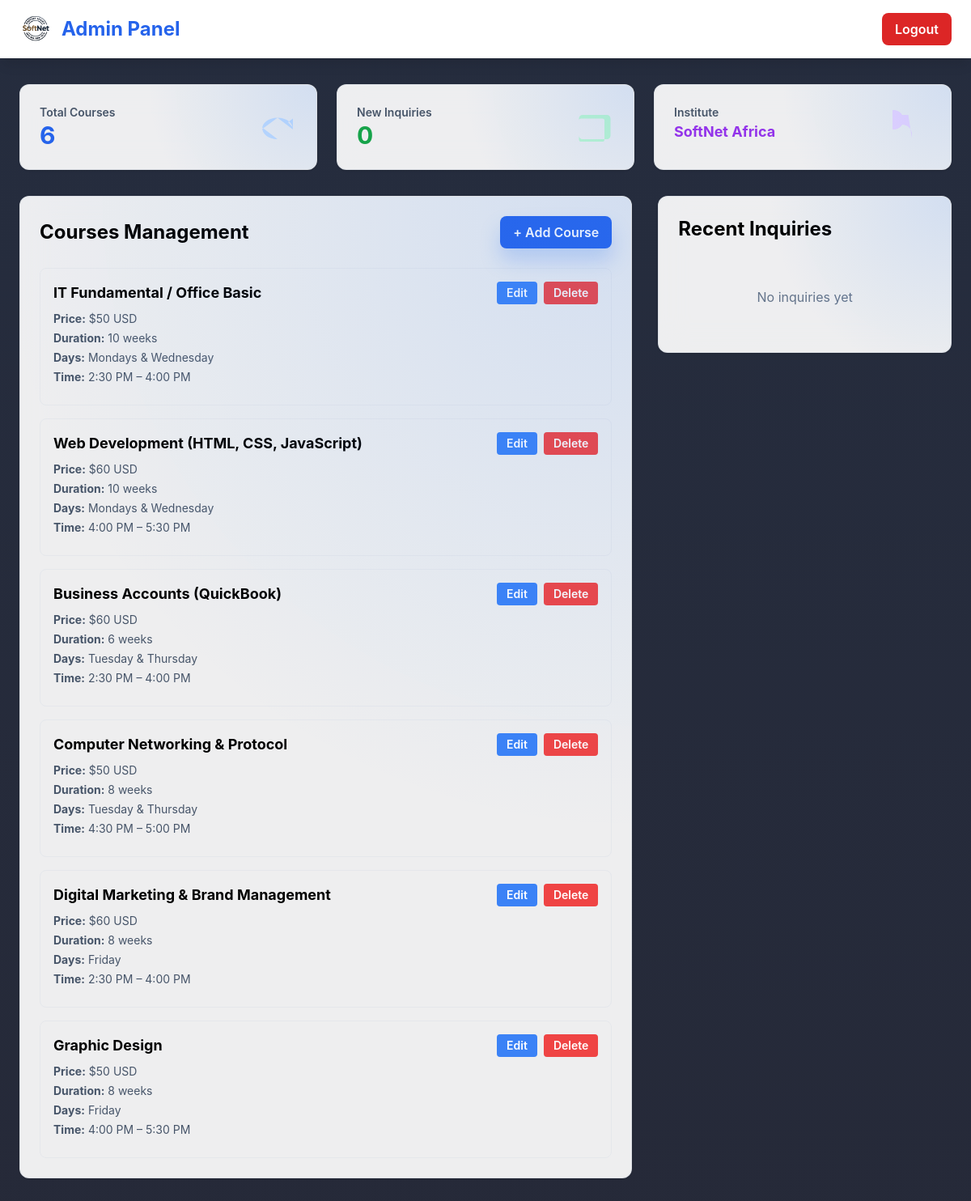
/admin (signed in), run on the app's committed database.
### tables this page shows
CREATE TABLE institute_info
                 (id INTEGER PRIMARY KEY, name TEXT, intake TEXT, image_path TEXT, requirements TEXT);

CREATE TABLE courses
                 (id INTEGER PRIMARY KEY, title TEXT, price TEXT, duration TEXT, days TEXT, time TEXT, created_at TIMESTAMP);

### main.py (the view)
@app.route("/admin")
def admin():
    if 'admin_logged_in' not in session:
        return redirect(url_for('admin_login'))
    institute = get_institute()
    courses = get_courses()
    conn = sqlite3.connect(DB_PATH)
    c = conn.cursor()
    c.execute('SELECT id, name, email, phone, message, created_at FROM contacts ORDER BY created_at DESC')
    contacts = [{"id": row[0], "name": row[1], "email": row[2], "phone": row[3], "message": row[4], "created_at": row[5]} for row in c.fetchall()]
    conn.close()
    return render_template("admin.html", institute=institute, courses=courses, contacts=contacts)

### main.py (called while the page is built)
def get_institute():
    conn = sqlite3.connect(DB_PATH)
    c = conn.cursor()
    c.execute('SELECT name, intake, image_path, requirements FROM institute_info LIMIT 1')
    row = c.fetchone()
    conn.close()
    if row:
        return {
            "name": row[0],
            "intake": row[1],
            "image_path": row[2],
            "general_requirements": row[3].split('|')
        }
    return None

def get_courses():
    conn = sqlite3.connect(DB_PATH)
    c = conn.cursor()
    c.execute('SELECT id, title, price, duration, days, time FROM courses ORDER BY id')
    courses = [{"id": row[0], "title": row[1], "price": row[2], "duration": row[3], "days": row[4], "time": row[5]} for row in c.fetchall()]
    conn.close()
    return courses

### static/image/template/admin.html (shortened to what this page needs)
<!DOCTYPE html>
<html lang="en">
<head>
    <script src="https://cdn.tailwindcss.com"></script>
</head>
<body class="bg-slate-100 dark:bg-slate-950">
    <nav class="bg-white dark:bg-slate-900 shadow-lg sticky top-0 z-50">
        <div class="max-w-7xl mx-auto px-6 py-4 flex justify-between items-center">
            <div class="flex items-center gap-3">
                <img src="{{ institute.image_path }}" class="h-10 w-10 rounded-lg" alt="Logo">
                <h1 class="text-2xl font-bold text-blue-600">Admin Panel</h1>
            </div>
            <a href="{{ url_for('admin_logout') }}" class="px-4 py-2 bg-red-600 hover:bg-red-700 text-white rounded-lg font-semibold">Logout</a>
        </div>
    </nav>
    <div class="max-w-7xl mx-auto px-6 py-8">
        <div class="grid grid-cols-1 md:grid-cols-3 gap-6 mb-8">
            <div class="panel-elevated stat-card rounded-xl shadow p-6">
                <div class="flex items-center justify-between">
                    <div>
                        <p class="text-slate-600 dark:text-slate-400 text-sm font-semibold">Total Courses</p>
                        <p class="text-3xl font-bold text-blue-600">{{ courses|length }}</p>
                    </div>
                    <svg class="w-12 h-12 text-blue-200" fill="currentColor" viewBox="0 0 24 24"><path d="M12 6.253v13m0-13C6.228 6.253 2.5 9.475 2.5 13.25m9.5-6.997c5.772 0 9.5 3.222 9.5 7.247M12 19.5c-5.772 0-9.5-3.222-9.5-7.247m19 0V6.75l-3 2.25m0 13.25h2.25M2.5 19.5h2.25"/></svg>
                </div>
            </div>
            <div class="panel-elevated stat-card rounded-xl shadow p-6">
                <div class="flex items-center justify-between">
                    <div>
                        <p class="text-slate-600 dark:text-slate-400 text-sm font-semibold">New Inquiries</p>
                        <p class="text-3xl font-bold text-green-600">{{ contacts|length }}</p>
                    </div>
                </div>
            </div>
            <div class="panel-elevated stat-card rounded-xl shadow p-6">
                <div class="flex items-center justify-between">
                    <div>
                        <p class="text-slate-600 dark:text-slate-400 text-sm font-semibold">Institute</p>
                        <p class="text-lg font-bold text-purple-600">{{ institute.name }}</p>
                    </div>
                    <svg class="w-12 h-12 text-purple-200" fill="currentColor" viewBox="0 0 24 24"><path d="M12 21v-2.49a6 6 0 00-5.999-6 6 6 0 11.001-5.999H9.75m3 8.176h3m-6 0h.008v.008H9m3 0h.008v.008H12m3 0h.008v.008H15M9 9.75h6M12 12h.008v.008H12V12z"/></svg>
                </div>
            </div>
        </div>
        <div class="grid grid-cols-1 lg:grid-cols-3 gap-8">
            <div class="lg:col-span-2">
                <div class="panel-elevated stat-card rounded-xl shadow p-6">
                    <div class="flex items-center justify-between mb-6">
                        <h2 class="text-2xl font-bold">Courses Management</h2>
                        <button onclick="openCourseModal()" class="action-btn px-4 py-2 bg-blue-600 hover:bg-blue-700 text-white rounded-lg font-semibold transition">+ Add Course</button>
                    </div>
                    <div class="space-y-4">
                        {% for course in courses %}
                        <div class="border dark:border-slate-700 rounded-lg p-4 hover:bg-slate-50 dark:hover:bg-slate-700 transition">
                            <div class="flex justify-between items-start mb-2">
                                <div class="flex-1">
                                    <h3 class="font-bold text-lg">{{ course.title }}</h3>
                                    <div class="text-sm text-slate-600 dark:text-slate-400 mt-2 space-y-1">
                                        <p><strong>Price:</strong> {{ course.price }}</p>
                                        <p><strong>Duration:</strong> {{ course.duration }}</p>
                                        <p><strong>Days:</strong> {{ course.days }}</p>
                                        <p><strong>Time:</strong> {{ course.time }}</p>
                                    </div>
                                </div>
                                <div class="flex gap-2 ml-4">
                                    <button onclick="editCourse({{ course.id }}, '{{ course.title }}', '{{ course.price }}', '{{ course.duration }}', '{{ course.days }}', '{{ course.time }}')" class="px-3 py-1 bg-blue-500 hover:bg-blue-600 text-white rounded text-sm font-semibold transition">Edit</button>
                                    <button onclick="deleteCourse({{ course.id }})" class="px-3 py-1 bg-red-500 hover:bg-red-600 text-white rounded text-sm font-semibold transition">Delete</button>
                                </div>
                            </div>
                        </div>
                        {% endfor %}
                    </div>
                </div>
            </div>
            <div>
                <div class="panel-elevated stat-card rounded-xl shadow p-6">
                    <h2 class="text-2xl font-bold mb-6">Recent Inquiries</h2>
                    <div class="space-y-4 max-h-96 overflow-y-auto">
                        {% if contacts %}
                            {% for contact in contacts %}
                            <div class="border-l-4 border-green-500 bg-slate-50 dark:bg-slate-700 p-4 rounded">
                                <p class="font-bold text-sm">{{ contact.name }}</p>
                                <p class="text-xs text-slate-600 dark:text-slate-400">{{ contact.email }}</p>
                                <p class="text-xs text-slate-600 dark:text-slate-400">{{ contact.phone }}</p>
                                <p class="text-xs mt-2 text-slate-700 dark:text-slate-300 line-clamp-2">{{ contact.message }}</p>
                                <p class="text-xs text-slate-500 dark:text-slate-400 mt-2">{{ contact.created_at }}</p>
                            </div>
                            {% endfor %}
                        {% else %}
                        <p class="text-slate-500 text-center py-8">No inquiries yet</p>
                        {% endif %}
                    </div>
                </div>
            </div>
        </div>
    </div>
</body>
</html>

### static/image/template/admin.html (style rules this page uses)
body { font-family: "Inter", system-ui, -apple-system, BlinkMacSystemFont, "Segoe UI", sans-serif; background-image: linear-gradient(180deg, rgba(15, 23, 42, 0.9), rgba(2, 6, 23, 0.85)); }
.panel-elevated { background: rgba(255, 255, 255, 0.92); border: 1px solid rgba(148, 163, 184, 0.2); box-shadow: 0 25px 45px rgba(15, 23, 42, 0.25); backdrop-filter: blur(18px); }
.stat-card { position: relative; overflow: hidden; }
.stat-card::after { content: ""; position: absolute; inset: 0; background: radial-gradient(circle at top right, rgba(59, 130, 246, 0.15), transparent 55%); pointer-events: none; }
.action-btn { transition: transform 0.3s ease, box-shadow 0.3s ease; box-shadow: 0 15px 25px rgba(59, 130, 246, 0.25); }

### data on the page
institute_info: image_path (picture), name "SoftNet Africa"
courses: title "IT Fundamental / Office Basic", price "$50 USD", duration "10 weeks", days "Mondays & Wednesday", time "2:30 PM – 4:00 PM"
courses: title "Web Development (HTML, CSS, JavaScript)", price "$60 USD", duration "10 weeks", days "Mondays & Wednesday", time "4:00 PM – 5:30 PM"
courses: title "Business Accounts (QuickBook)", price "$60 USD", duration "6 weeks", days "Tuesday & Thursday", time "2:30 PM – 4:00 PM"
courses: title "Computer Networking & Protocol", price "$50 USD", duration "8 weeks", days "Tuesday & Thursday", time "4:30 PM – 5:00 PM"
courses: title "Digital Marketing & Brand Management", price "$60 USD", duration "8 weeks", days "Friday", time "2:30 PM – 4:00 PM"
courses: title "Graphic Design", price "$50 USD", duration "8 weeks", days "Friday", time "4:00 PM – 5:30 PM"

### other printed values
{{ courses|length }} "6"
{{ contacts|length }} "0"
